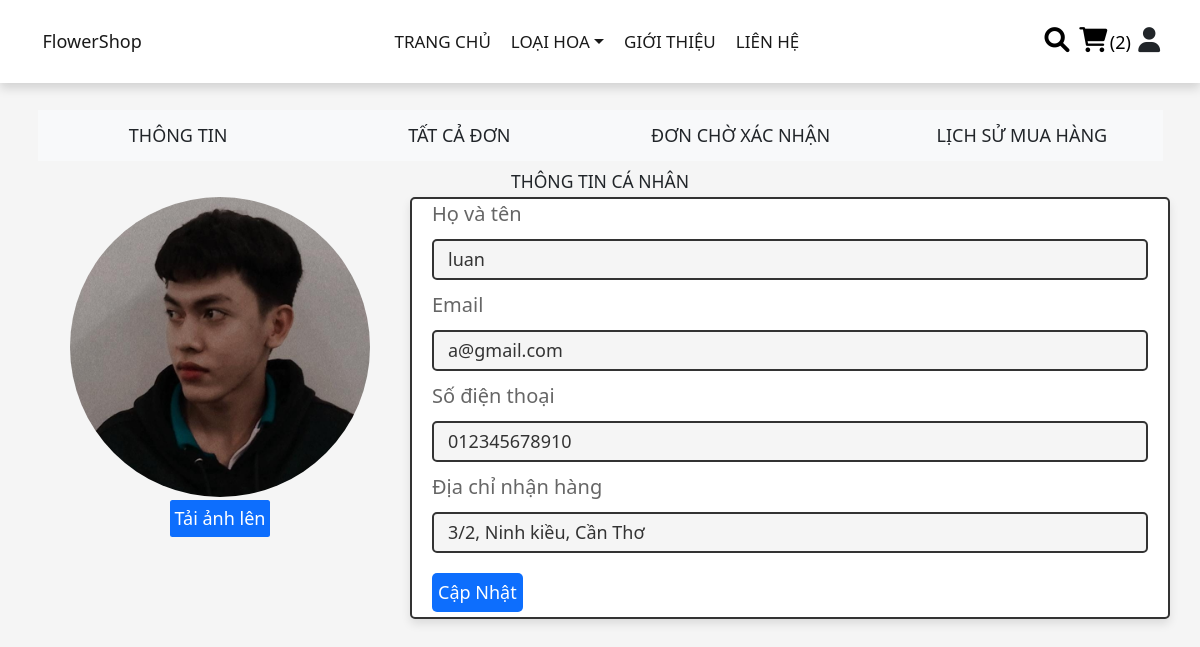
/profile.php?query=taikhoan (signed in), run on the app's committed database.
### tables this page shows
CREATE TABLE `users` (
  `id` int(100) NOT NULL,
  `name` varchar(100) NOT NULL,
  `email` varchar(100) NOT NULL,
  `phone` char(20) NOT NULL,
  `address` varchar(255) NOT NULL,
  `password` varchar(100) NOT NULL,
  `user_type` varchar(20) NOT NULL DEFAULT 'user',
  `avatar` varchar(100) DEFAULT 'avtDefault.png'
);

### quanlytaikhoan/thongtin.php (the view, shortened to what this page needs)
<div class="container my-2 profile">
        <h3 class="text-center text-uppercase">Thông tin cá nhân </h3>
        <form action="" method="POST" enctype="multipart/form-data">
            <div class="row">
                <div class="col-md-4 col-sm-12 col-12 text-center">
                    <img class="rounded-circle d-block mx-auto" width="300px" height="300px" src="uploaded_img/<?php echo $row['avatar'];   ?>" alt="">
                    <label for="avatar" class="text-center bg-primary text-white p-2 rounded mt-1">Tải ảnh lên</label>
                </div>
                <div class="col-md-8  col-sm-12 col-12  mx-auto box">
                    <div class="form-group">
                        <label for="">Họ và tên</label>
                        <input type="text" class="form-control" value="<?php echo $row['name'] ?>" name="hoten" id="">
                    </div>
                    <div class="form-group">
                        <label for="">Email</label>
                        <input type="text" class="form-control" value="<?php echo  $row['email'] ?>" name="email" id="">
                    </div>
                    <div class="form-group">
                        <label for="">Số điện thoại</label>
                        <input type="text" class="form-control" value="<?php echo $row['phone'] ?>" placeholder="chưa có số điện thoại" name="phone" id="">
                    </div>
                    <div class="form-group">
                        <label for="">Địa chỉ nhận hàng</label>
                        <input type="text" class="form-control" value="<?php echo $row['address'] ?>" placeholder="chưa có địa chỉ" name="diachi" id="">
                    </div>
                    <div class="form-group mt-2 mb-2 text ">
                        <button class="btn p-2 bg-primary text-white" name="capnhatthongtin" type="submit">Cập nhật</button>
                    </div>
                </div>
        </form>
    </div>

### css/style.css (style rules this page uses)
:root { --pink:#e84393; --red:#c0392b; --orange:#f39c12; --black:#333; --white:#fff; --light-color:#666; --light-white:#ccc; --light-bg:#f5f5f5; --border:.2rem solid var(--black); --box-shadow:0 .5rem 1rem rgba(0,0,0,.1); }
* { margin:0; padding:0; font-size: large; box-sizing: border-box; outline: none; border:none; text-decoration: none; transition:all .2s linear; }
html { font-size: 62.5%; overflow-x: hidden; scroll-behavior: smooth; scroll-padding-top: 6.5rem; }
body { background: var(--light-bg); font-weight: normal; }
.btn, .delete-btn, .option-btn { display: inline-block; border-radius: .5rem; margin-top: 1rem; font-size: 1.8rem; color:var(--white); cursor: pointer; padding:1rem 3rem; text-transform: capitalize; }
.btn { background-color: var(--pink); }
.profile .box { background-color: var(--white); padding:0rem 2rem; border:var(--border); box-shadow: var(--box-shadow); flex:1 1 40rem; border-radius: .5rem; }
.profile .box label { margin: 0rem 0; font-size: 2rem; line-height: 1.5; color:var(--light-color); }
.profile input { margin:1rem 0; width: 100%; background-color: var(--light-bg); padding:.5rem 1.4rem; border:var(--border); font-size: 1.8rem; color:var(--black); border-radius: .5rem; }

### data on the page
users: avatar (picture), hoten "luan", email "a@gmail.com", phone "012345678910", diachi "3/2, Ninh kiều, Cần Thơ"

### other printed values
$cart_num_rows "2"
